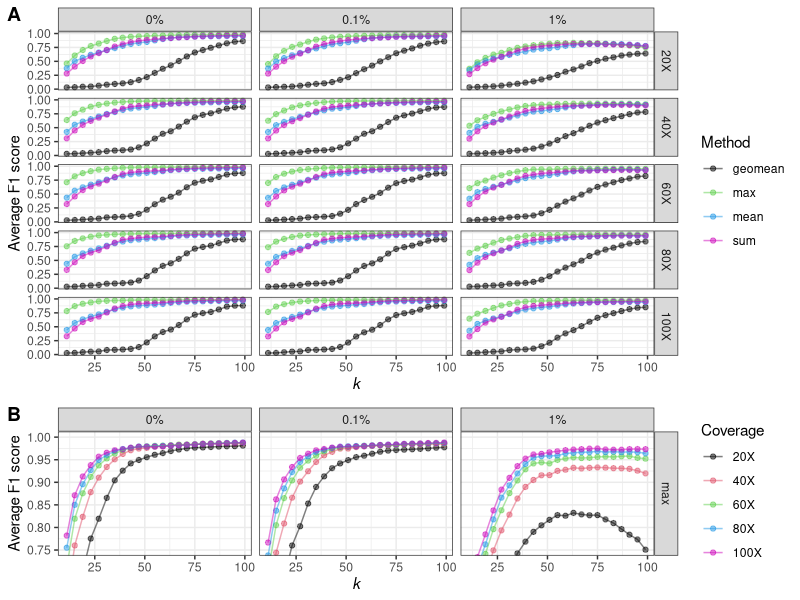

Source code (R):
library(dplyr)
library(tidyr)
library(stringr)
library(ggplot2)
library(cowplot)
library(ggtext)

all.average.data <- read.table("data/chapter2/all-average-hap-F1.tsv", header=T)

all.average <- all.average.data %>% 
  mutate(Model=gsub("s$", "", Model),
         Coverage=paste0(Coverage, "X"),
         Error=case_when(
           Error==0 ~ "0%",
           Error==0.001 ~ "0.1%",
           Error==0.01 ~ "1%"
         )) %>% 
  mutate(Coverage=factor(Coverage, levels=c("20X", "40X", "60X", "80X", "100X")),
         Error=factor(Error, levels=c("0%", "0.1%", "1%")))

dplot <- ggplot(all.average %>% filter(Model=="distance"), aes(k, AverageF1)) +
  theme_bw() +
  facet_grid(Coverage ~ Error) +
  geom_point(aes(color=Method), alpha=0.5) +
  geom_line(aes(color=Method), alpha=0.5) +
  scale_color_manual(values=c(palette()[c(1, 3, 4, 6)])) +
  xlab("*k*") +
  ylab("Average F1 score") +
  theme(axis.title.x = ggtext::element_markdown())

dplot.zoom <- ggplot(all.average %>% filter(Model=="distance", Method=="max"), aes(k, AverageF1)) +
  theme_bw() +
  facet_grid(Method ~ Error) +
  geom_point(aes(color=Coverage), alpha=0.5) +
  geom_line(aes(color=Coverage), alpha=0.5) +
  scale_color_manual(values=c(palette()[c(1:4, 6)])) +
  xlab("*k*") +
  ylab("Average F1 score") +
  theme(axis.title.x = ggtext::element_markdown()) +
  coord_cartesian(ylim=c(0.75, 1))


plot_grid(dplot, dplot.zoom, labels=LETTERS[1:2], ncol=1, 
          align=T, axis="lr", rel_heights=c(2,1))